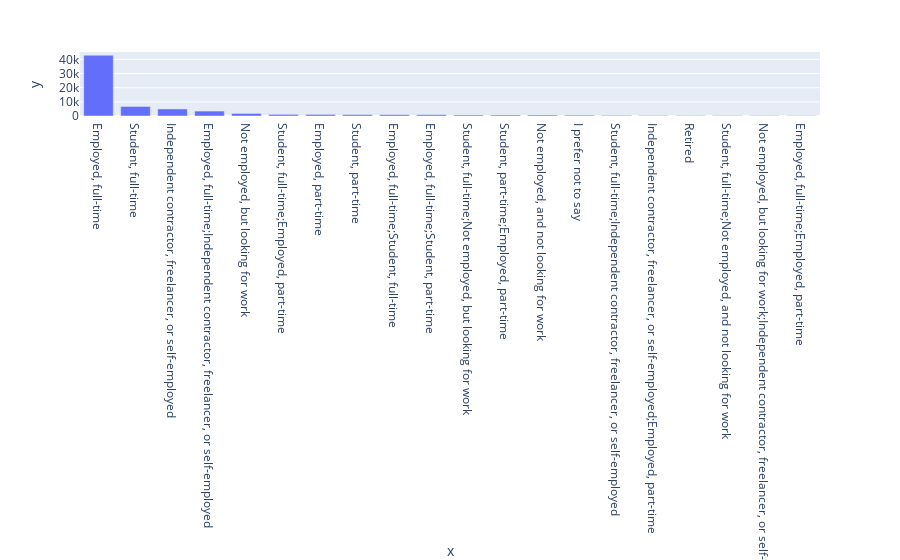
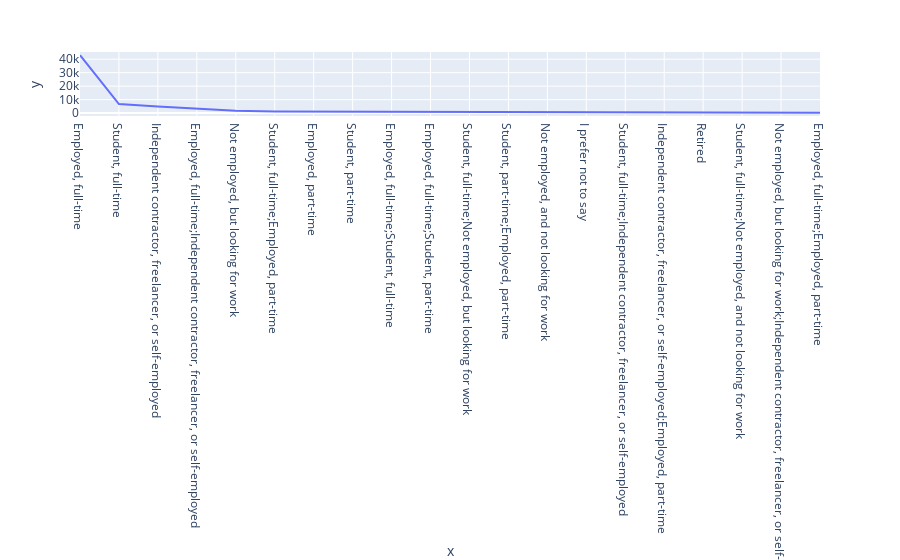
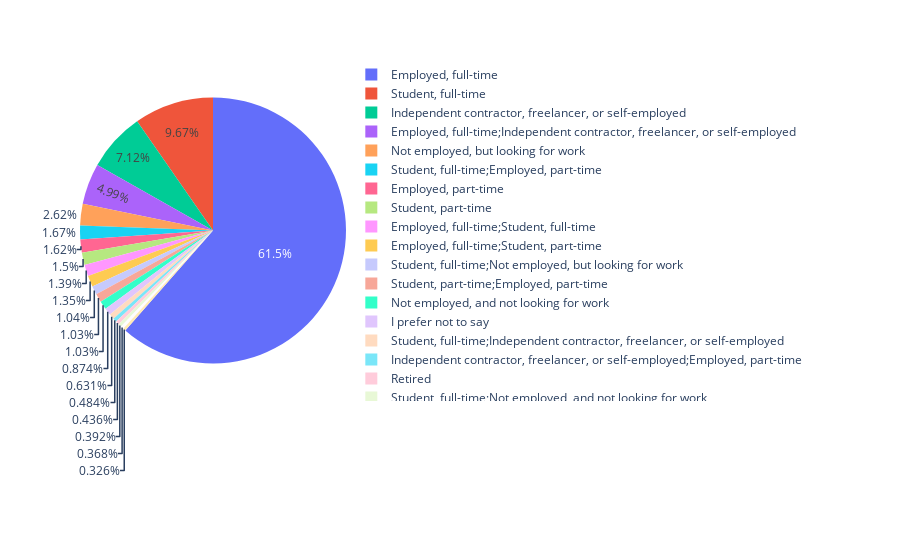

Here is the notebook cell these charts were saved with, in order:
### Code cell
plot_bar_chart(df,'Employment')
plot_line_chart(df,'Employment')
plot_pie_chart(df,'Employment')

### Figure 1 — Plotly figure (JSON) as saved in the notebook; plotly's stock layout.template omitted (floating-point values rounded to 4 significant figures)
{"data": [{"alignmentgroup": "True", "hovertemplate": "x=%{x}<br>y=%{y}<extra></extra>", "legendgroup": "", "marker": {"color": "#636efa", "pattern": {"shape": ""}}, "name": "", "offsetgroup": "", "orientation": "v", "showlegend": false, "textposition": "auto", "type": "bar", "x": ["Employed, full-time", "Student, full-time", "Independent contractor, freelancer, or self-employed", "Employed, full-time;Independent contractor, freelancer, or self-employed", "Not employed, but looking for work", "Student, full-time;Employed, part-time", "Employed, part-time", "Student, part-time", "Employed, full-time;Student, full-time", "Employed, full-time;Student, part-time", "Student, full-time;Not employed, but looking for work", "Student, part-time;Employed, part-time", "Not employed, and not looking for work", "I prefer not to say", "Student, full-time;Independent contractor, freelancer, or self-employed", "Independent contractor, freelancer, or self-employed;Employed, part-time", "Retired", "Student, full-time;Not employed, and not looking for work", "Not employed, but looking for work;Independent contractor, freelancer, or self-employed", "Employed, full-time;Employed, part-time"], "xaxis": "x", "y": [42962, 6756, 4978, 3486, 1831, 1168, 1132, 1045, 972, 946, 729, 721, 717, 611, 441, 338, 305, 274, 257, 228], "yaxis": "y"}], "layout": {"barmode": "relative", "legend": {"tracegroupgap": 0}, "margin": {"t": 60}, "xaxis": {"anchor": "y", "domain": [0, 1], "title": {"text": "x"}}, "yaxis": {"anchor": "x", "domain": [0, 1], "title": {"text": "y"}}}}

### Figure 2 — Plotly figure (JSON) as saved in the notebook; plotly's stock layout.template omitted (floating-point values rounded to 4 significant figures)
{"data": [{"hovertemplate": "x=%{x}<br>y=%{y}<extra></extra>", "legendgroup": "", "line": {"color": "#636efa", "dash": "solid"}, "marker": {"symbol": "circle"}, "mode": "lines", "name": "", "orientation": "v", "showlegend": false, "type": "scatter", "x": ["Employed, full-time", "Student, full-time", "Independent contractor, freelancer, or self-employed", "Employed, full-time;Independent contractor, freelancer, or self-employed", "Not employed, but looking for work", "Student, full-time;Employed, part-time", "Employed, part-time", "Student, part-time", "Employed, full-time;Student, full-time", "Employed, full-time;Student, part-time", "Student, full-time;Not employed, but looking for work", "Student, part-time;Employed, part-time", "Not employed, and not looking for work", "I prefer not to say", "Student, full-time;Independent contractor, freelancer, or self-employed", "Independent contractor, freelancer, or self-employed;Employed, part-time", "Retired", "Student, full-time;Not employed, and not looking for work", "Not employed, but looking for work;Independent contractor, freelancer, or self-employed", "Employed, full-time;Employed, part-time"], "xaxis": "x", "y": [42962, 6756, 4978, 3486, 1831, 1168, 1132, 1045, 972, 946, 729, 721, 717, 611, 441, 338, 305, 274, 257, 228], "yaxis": "y"}], "layout": {"legend": {"tracegroupgap": 0}, "margin": {"t": 60}, "xaxis": {"anchor": "y", "domain": [0, 1], "title": {"text": "x"}}, "yaxis": {"anchor": "x", "domain": [0, 1], "title": {"text": "y"}}}}

### Figure 3 — Plotly figure (JSON) as saved in the notebook; plotly's stock layout.template omitted (floating-point values rounded to 4 significant figures)
{"data": [{"domain": {"x": [0, 1], "y": [0, 1]}, "hovertemplate": "label=%{label}<br>value=%{value}<extra></extra>", "labels": ["Employed, full-time", "Student, full-time", "Independent contractor, freelancer, or self-employed", "Employed, full-time;Independent contractor, freelancer, or self-employed", "Not employed, but looking for work", "Student, full-time;Employed, part-time", "Employed, part-time", "Student, part-time", "Employed, full-time;Student, full-time", "Employed, full-time;Student, part-time", "Student, full-time;Not employed, but looking for work", "Student, part-time;Employed, part-time", "Not employed, and not looking for work", "I prefer not to say", "Student, full-time;Independent contractor, freelancer, or self-employed", "Independent contractor, freelancer, or self-employed;Employed, part-time", "Retired", "Student, full-time;Not employed, and not looking for work", "Not employed, but looking for work;Independent contractor, freelancer, or self-employed", "Employed, full-time;Employed, part-time"], "legendgroup": "", "name": "", "showlegend": true, "type": "pie", "values": [42962, 6756, 4978, 3486, 1831, 1168, 1132, 1045, 972, 946, 729, 721, 717, 611, 441, 338, 305, 274, 257, 228]}], "layout": {"legend": {"tracegroupgap": 0}, "margin": {"t": 60}}}
